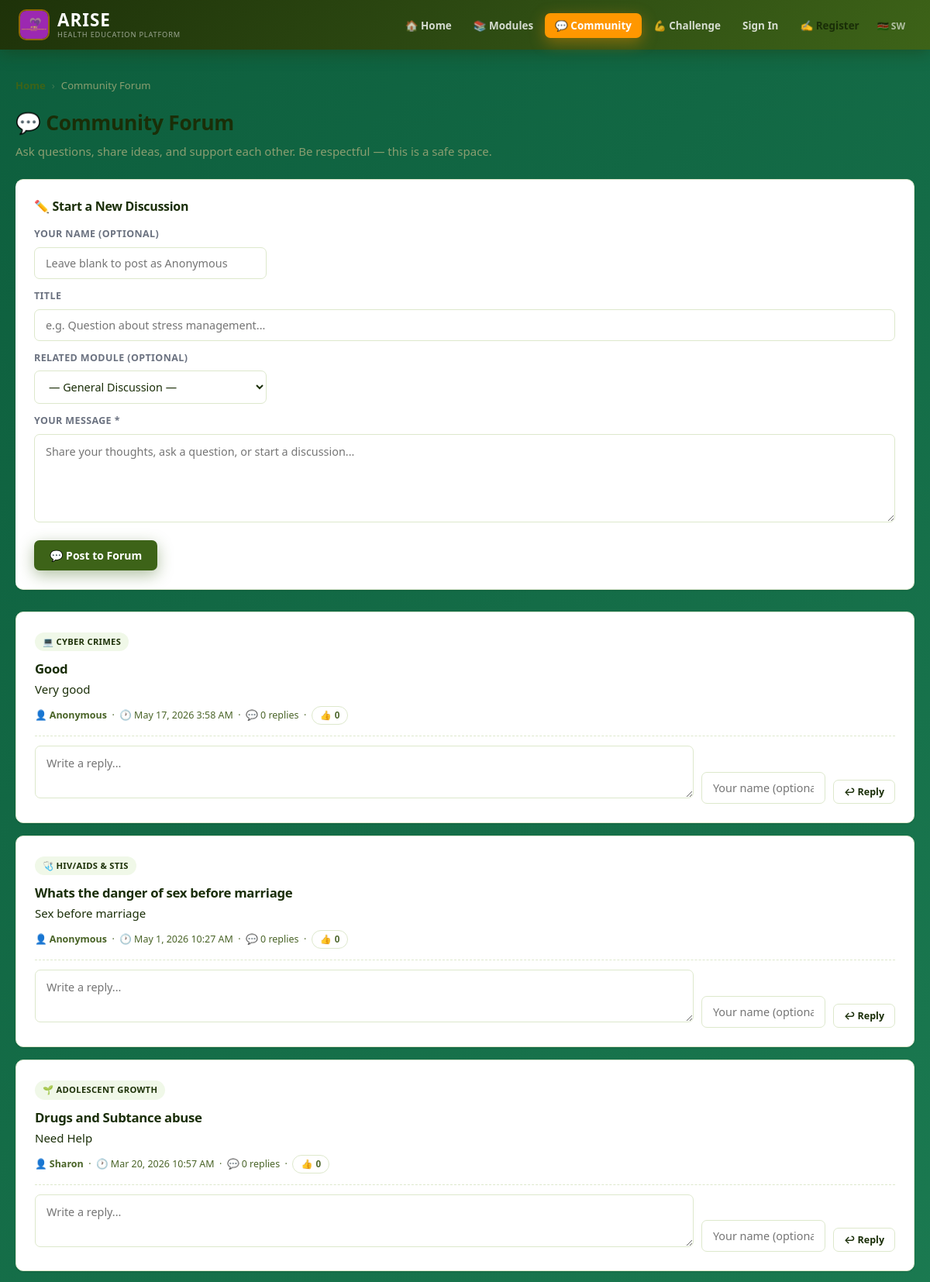
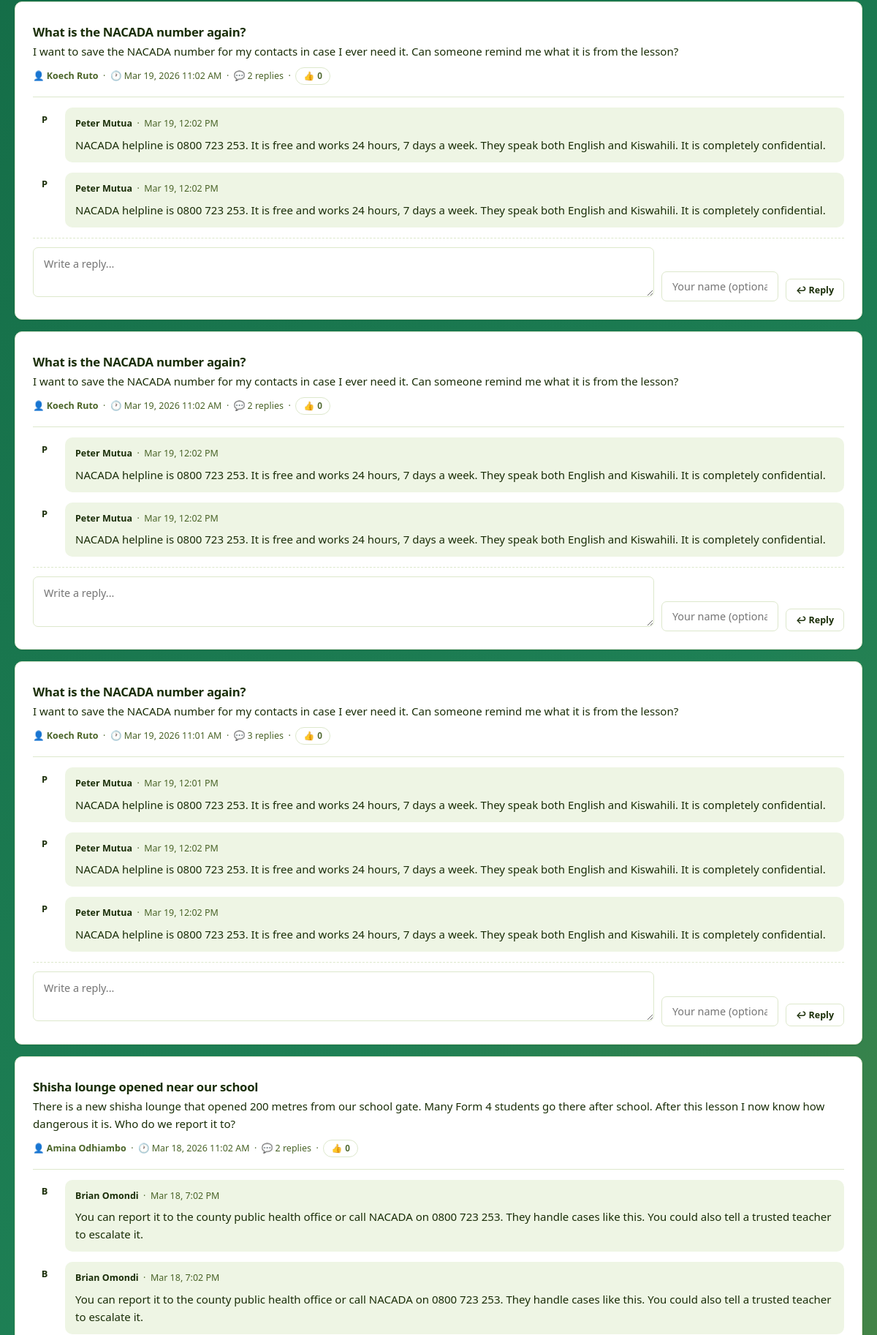
Page /?p=forum (upper part) on the committed database (2 pictures, top to bottom).
### tables this page shows
CREATE TABLE forum_posts (
    id INTEGER PRIMARY KEY AUTOINCREMENT,
    parent_id INTEGER DEFAULT NULL,
    student_id INTEGER,
    student_name TEXT NOT NULL,
    module_id INTEGER,
    title TEXT,
    body TEXT NOT NULL,
    is_pinned INTEGER DEFAULT 0,
    is_hidden INTEGER DEFAULT 0,
    created_at DATETIME DEFAULT CURRENT_TIMESTAMP
);

### includes/config.php (called while the page is built, shortened)
<?php
function db(): SQLite3 {
    static $db = null;
    if ($db === null) {
        $db = new SQLite3(DB_PATH);
        $db->enableExceptions(true);
        $db->exec('PRAGMA journal_mode=WAL');
        $db->exec('PRAGMA foreign_keys=ON');
    }
    return $db;
}
function getSessionHash(): string {
    $h = $_SESSION['arise_hash'];
    return $h;
}
function e(string $str): string {
    return htmlspecialchars($str, ENT_QUOTES, 'UTF-8');
}
function getStudentBySession(): ?array {
    $hash = getSessionHash();
    $stmt = db()->prepare('SELECT * FROM students WHERE session_hash = :hash AND is_active = 1');
    $stmt->bindValue(':hash', $hash);
    $row = $stmt->execute()->fetchArray(SQLITE3_ASSOC);
    $sid = (int)($_SESSION['arise_student_id'] ?? 0);
    if ($sid <= 0) $sid = (int)($_COOKIE['arise_uid'] ?? 0);
    return null;
}

### public/pages/forum.php (the view, shortened to what this page needs)
<?php
$student = getStudentBySession();
?>
<div class="container">
    <div class="breadcrumb">
        <a href="/arise/">Home</a> <span class="sep">›</span>
        <span>Community Forum</span>
    </div>
    <h1 class="page-title">💬 Community Forum</h1>
    <p class="text-muted" style="margin-top:-16px;margin-bottom:24px;">
        Ask questions, share ideas, and support each other. Be respectful — this is a safe space.
    </p>
    <div class="dp-card" style="border-left:4px solid var(--primary);margin-bottom:28px;">
        <h2 class="section-title">✏️ Start a New Discussion</h2>
        <form method="POST">
            <?php if (!$student): ?>
            <div style="margin-bottom:12px;">
                <label style="display:block;font-size:.78rem;font-weight:700;color:#6b7280;margin-bottom:6px;text-transform:uppercase;">Your Name (optional)</label>
                <input type="text" name="anon_name" placeholder="Leave blank to post as Anonymous" style="max-width:300px;">
            </div>
            <?php endif; ?>
            <div style="margin-bottom:12px;">
                <label style="display:block;font-size:.78rem;font-weight:700;color:#6b7280;margin-bottom:6px;text-transform:uppercase;">Title</label>
                <input type="text" name="post_title" placeholder="e.g. Question about stress management..." required>
            </div>
            <div style="margin-bottom:12px;">
                <label style="display:block;font-size:.78rem;font-weight:700;color:#6b7280;margin-bottom:6px;text-transform:uppercase;">Related Module (optional)</label>
                <select name="module_id" style="max-width:300px;">
                    <option value="">— General Discussion —</option>
                </select>
            </div>
            <div style="margin-bottom:16px;">
                <label style="display:block;font-size:.78rem;font-weight:700;color:#6b7280;margin-bottom:6px;text-transform:uppercase;">Your Message *</label>
                <textarea name="post_body" rows="4" placeholder="Share your thoughts, ask a question, or start a discussion..." required></textarea>
            </div>
            <button type="submit" class="btn btn-primary">💬 Post to Forum</button>
        </form>
    </div>
    <?php
    $threads = db()->query("SELECT fp.*,m.title AS module_title,m.icon AS module_icon,
        (SELECT COUNT(*) FROM forum_posts r WHERE r.parent_id=fp.id AND r.is_hidden=0) AS reply_count
        FROM forum_posts fp
        LEFT JOIN modules m ON fp.module_id=m.id
        WHERE fp.parent_id IS NULL AND fp.is_hidden=0
        ORDER BY fp.is_pinned DESC, fp.created_at DESC
        LIMIT 50");
    $threadList = [];
    while ($t = $threads->fetchArray(SQLITE3_ASSOC)) $threadList[] = $t;
    ?>
    <?php foreach($threadList as $thread):
        $replies = db()->query("SELECT * FROM forum_posts WHERE parent_id={$thread['id']} AND is_hidden=0 ORDER BY created_at ASC");
        $replyList = [];
        while ($r = $replies->fetchArray(SQLITE3_ASSOC)) $replyList[] = $r;
        $threadId = $thread['id'];
    ?>
    <div class="dp-card" style="margin-bottom:16px;<?= $thread['is_pinned']?'border-left:4px solid var(--accent);':'' ?>">
        <div style="display:flex;justify-content:space-between;align-items:flex-start;gap:10px;flex-wrap:wrap;">
            <div style="flex:1;">
                <?php if($thread['module_title']): ?>
                    <span class="badge badge-green" style="margin-bottom:6px;"><?= $thread['module_icon'] ?> <?= e($thread['module_title']) ?></span>
                <?php endif; ?>
                <h3 style="font-size:1.05rem;font-weight:700;margin:6px 0 4px;"><?= e($thread['title']?:'Discussion') ?></h3>
                <p style="margin:0 0 10px;line-height:1.6;"><?= nl2br(e($thread['body'])) ?></p>
                <div style="font-size:.78rem;color:var(--mid);">
                    👤 <strong><?= e($thread['student_name']) ?></strong>
                    &nbsp;·&nbsp; 🕐 <?= date('M j, Y g:i A', strtotime($thread['created_at'])) ?>
                    &nbsp;·&nbsp; 💬 <?= $thread['reply_count'] ?> repl<?= $thread['reply_count']!=1?'ies':'y' ?>
                    &nbsp;·&nbsp;
                    <?php
                    $upvotes = (int)db()->querySingle("SELECT COUNT(*) FROM forum_upvotes WHERE post_id=$threadId");
                    $myVote = db()->querySingle("SELECT id FROM forum_upvotes WHERE post_id=$threadId AND session_hash='".SQLite3::escapeString(getSessionHash())."'");
                    ?>
                    <button class="upvote-btn <?= $myVote?'voted':'' ?>" onclick="upvotePost(<?= $threadId ?>,this)" data-id="<?= $threadId ?>">
                      👍 <span class="uv-count"><?= $upvotes ?></span>
                    </button>
                </div>
            </div>
        </div>
        <?php if (count($replyList) > 0): ?>
        <div style="margin-top:16px;padding-top:14px;border-top:1px solid var(--border);">
            <?php foreach($replyList as $reply): ?>
            <div style="display:flex;gap:12px;margin-bottom:14px;">
                <div style="width:32px;height:32px;background:var(--primary-light);border-radius:50%;display:flex;align-items:center;justify-content:center;font-size:.8rem;font-weight:700;color:var(--primary-dark);flex-shrink:0;">
                    <?= strtoupper(substr($reply['student_name'],0,1)) ?>
                </div>
                <div style="flex:1;background:var(--light);border-radius:10px;padding:12px 14px;">
                    <div style="font-size:.78rem;color:var(--mid);margin-bottom:6px;">
                        <strong style="color:var(--dark);"><?= e($reply['student_name']) ?></strong>
                        &nbsp;·&nbsp; <?= date('M j, g:i A', strtotime($reply['created_at'])) ?>
                    </div>
                    <p style="margin:0;line-height:1.6;"><?= nl2br(e($reply['body'])) ?></p>
                </div>
            </div>
            <?php endforeach; ?>
        </div>
        <?php endif; ?>
        <div style="margin-top:14px;padding-top:12px;border-top:1px dashed var(--border);">
            <form method="POST" style="display:flex;gap:10px;align-items:flex-end;flex-wrap:wrap;">
                <div style="flex:1;min-width:200px;">
                    <textarea name="post_body" rows="2" placeholder="Write a reply..." required style="margin-bottom:0;"></textarea>
                </div>
                <?php if (!$student): ?>
                <input type="text" name="anon_name" placeholder="Your name (optional)" style="width:160px;">
                <?php endif; ?>
                <button type="submit" class="btn btn-secondary btn-sm">↩ Reply</button>
            </form>
        </div>
    </div>
    <?php endforeach; ?>
</div>

### public/css/style.css (style rules this page uses)
:root { --green: #3D6318; --green-dark: #2D4A12; --green-deeper:#1E3209; --green-mid: #4F7E20; --green-light: #D4EDAA; --green-pale: #F0F8E8; --orange: #FF9700; --orange-dark: #E07800; --orange-deeper:#B86200; --orange-light: #FFE4A3; --orange-pale: #FFF7E6; --blue: #1D4ED8; --blue-light: #DBEAFE; --blue-pale: #EFF6FF; --purple: #7C3AED; --purple-light:#EDE9FE; --purple-pale: #F5F3FF; --ok: #3D6318; --ok-l: #D4EDAA; --err: #DC2626; --err-l: #FEE2E2; --warn: #FF9700; --warn-l: #FFE4A3; --info: #1D4ED8; --info-l: #DBEAFE; --dark: #1A2E08; --dark-2: #2D4A12; --mid: #4A6428; --muted: #8A9E70; --border: #DDE8CC; --bg: #F7FAF2; --white: #FFFFFF; --light: #EEF5E4; --shadow: 0 1px 3px rgba(0,0,0,.07), 0 1px 2px rgba(0,0,0,.05); --shadow-md: 0 4px 16px rgba(61,99,24,.14), 0 2px 8px rgba(0,0,0,.06); --shadow-lg: 0 10px 40px rgba(61,99,24,.18), 0 4px 12px rgba(0,0,0,.08); --shadow-g: 0 6px 20px rgba(61,99,24,.4); --shadow-o: 0 6px 20px rgba(255,151,0,.4); --r: 10px; --r-sm: 7px; --r-lg: 18px; --r-full: 9999px; --t: all .18s cubic-bezier(.4,0,.2,1); }
*,*::before,*::after { margin:0;padding:0;box-sizing:border-box; }
html { scroll-behavior:smooth; }
body { font-family:'Segoe UI',system-ui,-apple-system,sans-serif;background:linear-gradient(135deg,#0D5E3D 0%,#1E8055 35%,#FF9700 100%);background-attachment:fixed;color:var(--dark);font-size:15px;line-height:1.65;-webkit-font-smoothing:antialiased;min-height:100vh;overflow-y:scroll; }
h1,h2,h3,h4,h5 { font-family:'Segoe UI',system-ui,-apple-system,sans-serif;font-weight:700;letter-spacing:-.3px;line-height:1.25; }
a { color:var(--green);text-decoration:none;transition:var(--t); }
.container { max-width:1200px;margin:0 auto;padding:36px 20px; }
.page-title { font-size:1.65rem;font-weight:800;margin-bottom:24px;color:var(--dark); }
.section-title { font-size:1rem;font-weight:700;margin-bottom:16px;color:var(--dark); }
.dp-card { background:#fff;border-radius:var(--r);padding:24px;box-shadow:var(--shadow);border:1px solid var(--border);margin-bottom:20px;transition:box-shadow .2s; }
.btn { display:inline-flex;align-items:center;justify-content:center;gap:6px;padding:10px 20px;border-radius:var(--r-sm);font-family:inherit;font-weight:700;font-size:.875rem;border:none;cursor:pointer;transition:var(--t);white-space:nowrap; }
.btn-primary { background:var(--green);color:#fff;box-shadow:var(--shadow-g); }
.btn-secondary { background:#fff;color:var(--dark);border:1.5px solid var(--border); }
.btn-sm { padding:6px 13px;font-size:.78rem; }
input[type=text],input[type=number],input[type=email],input[type=password],input[type=file],select,textarea { width:100%;padding:10px 14px;border:1.5px solid var(--border);border-radius:var(--r-sm);font-size:.9rem;font-family:inherit;background:#fff;color:var(--dark);transition:var(--t); }
textarea { resize:vertical;line-height:1.6; }
label { display:block;font-size:.75rem;font-weight:700;color:var(--muted);margin-bottom:5px;text-transform:uppercase;letter-spacing:.4px; }
.badge { display:inline-block;padding:3px 10px;border-radius:var(--r-full);font-size:.7rem;font-weight:700;text-transform:uppercase;letter-spacing:.3px; }
.badge-green { background:var(--green-pale); color:var(--green-deeper); }
.breadcrumb { display:flex;align-items:center;gap:8px;font-size:.82rem;color:var(--muted);margin-bottom:20px;flex-wrap:wrap; }
.breadcrumb a { color:var(--green);font-weight:600; }
.breadcrumb .sep { opacity:.4; }
.text-muted { color:var(--muted); }
.dp-card,.module-card,.feature-card { animation:fadeUp .15s ease both; }
.upvote-btn { background:none;border:1.5px solid var(--border);border-radius:20px;padding:4px 10px;font-size:.75rem;font-weight:700;cursor:pointer;color:var(--mid);transition:.15s;display:inline-flex;align-items:center;gap:4px; }

### rows in the picture
forum_posts: student_name "P", student_name "Peter Mutua", created_at "Mar 19, 12:02 PM", body "NACADA helpline is 0800 723 253. It is free and works 24 hours, 7 days a week. They speak both English and Kiswahili. It is completely confidential."
forum_posts: student_name "P", student_name "Peter Mutua", created_at "Mar 19, 12:02 PM", body "NACADA helpline is 0800 723 253. It is free and works 24 hours, 7 days a week. They speak both English and Kiswahili. It is completely confidential."
forum_posts: student_name "P", student_name "Peter Mutua", created_at "Mar 19, 12:02 PM", body "NACADA helpline is 0800 723 253. It is free and works 24 hours, 7 days a week. They speak both English and Kiswahili. It is completely confidential."
forum_posts: student_name "P", student_name "Peter Mutua", created_at "Mar 19, 12:02 PM", body "NACADA helpline is 0800 723 253. It is free and works 24 hours, 7 days a week. They speak both English and Kiswahili. It is completely confidential."
forum_posts: student_name "P", student_name "Peter Mutua", created_at "Mar 19, 12:01 PM", body "NACADA helpline is 0800 723 253. It is free and works 24 hours, 7 days a week. They speak both English and Kiswahili. It is completely confidential."
forum_posts: student_name "P", student_name "Peter Mutua", created_at "Mar 19, 12:02 PM", body "NACADA helpline is 0800 723 253. It is free and works 24 hours, 7 days a week. They speak both English and Kiswahili. It is completely confidential."
forum_posts: student_name "P", student_name "Peter Mutua", created_at "Mar 19, 12:02 PM", body "NACADA helpline is 0800 723 253. It is free and works 24 hours, 7 days a week. They speak both English and Kiswahili. It is completely confidential."
forum_posts: student_name "B", student_name "Brian Omondi", created_at "Mar 18, 7:02 PM", body "You can report it to the county public health office or call NACADA on 0800 723 253. They handle cases like this. You could also tell a trusted teacher to escalate it."
forum_posts: student_name "B", student_name "Brian Omondi", created_at "Mar 18, 7:02 PM", body "You can report it to the county public health office or call NACADA on 0800 723 253. They handle cases like this. You could also tell a trusted teacher to escalate it."

### other values in the picture
t('home') "Home"
t('modules') "Modules"
t('sign_in') "Sign In"
t('register') "Register"
$thread['module_icon'] "💻"
$thread['module_title'] "CYBER CRIMES"
$thread['title']?:'Discussion' "Good"
$thread['body'] "Very good"
$thread['student_name'] "Anonymous"
date('M j, Y g:i A', strtotime($thread['created_at'])) "May 17, 2026 3:58 AM"
$thread['reply_count'] "0"
$upvotes "0"
$thread['module_icon'] "🩺"
$thread['module_title'] "HIV/AIDS & STIS"
$thread['title']?:'Discussion' "Whats the danger of sex before marriage"
